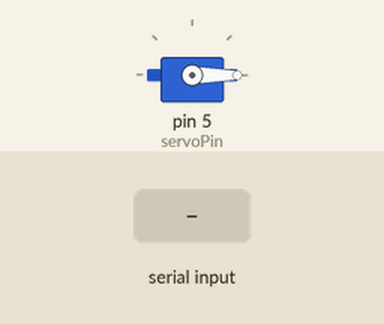
A sketch run on a simulated Arduino Uno, built with avr-gcc and run on an emulated ATmega328P. Parts: servo. The test bench sets the inputs (shaded band). What the sketch prints to the serial monitor is not drawn.

Above: at 1.2 s.
1.3 s: "90,45\n" received over Serial
At 3.5 s:
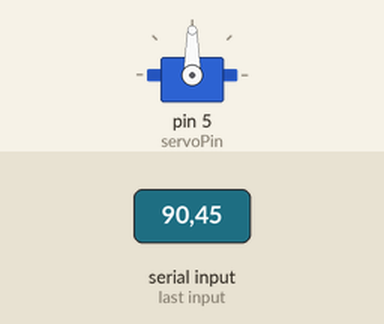
3.8 s: "30,150\n" received over Serial
At 5.4 s:
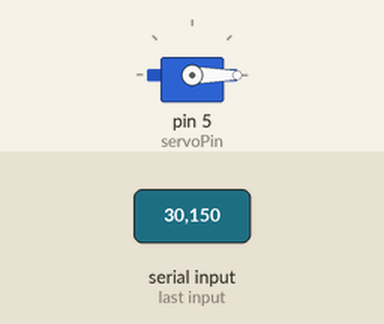
Timing chart, 0 to 8.3 s (numbered marks = the images above; inputs shaded):
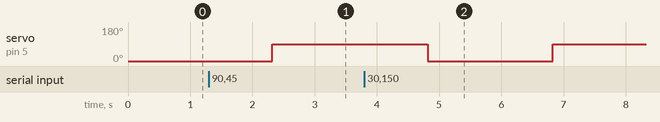

Measured:
- after the input at 1.3 s, servo on pin 5 (servoPin): 0° → 90° after 1.0 s
- after the input at 3.8 s, servo on pin 5 (servoPin): 90° → 0° after 1.0 s, → 90° 2.0 s later

The sketch:

Servo.ino
```cpp
#include <Servo.h>

#define servoPin 5

Servo myServo;

float dist = 200;
int angle = 90;

void setup() {

  Serial.begin(9600);

  myServo.attach(servoPin);

  myServo.write(0);

}

void loop() {

  if (Serial.available() > 0) {

    dist = Serial.parseFloat();

    if (dist <= 50) {

      myServo.write(90);
      delay(1000);

    } else {

      myServo.write(0);
      delay(1000);

    }

  }

  delay(10);

  Serial.print(dist);

}
```
